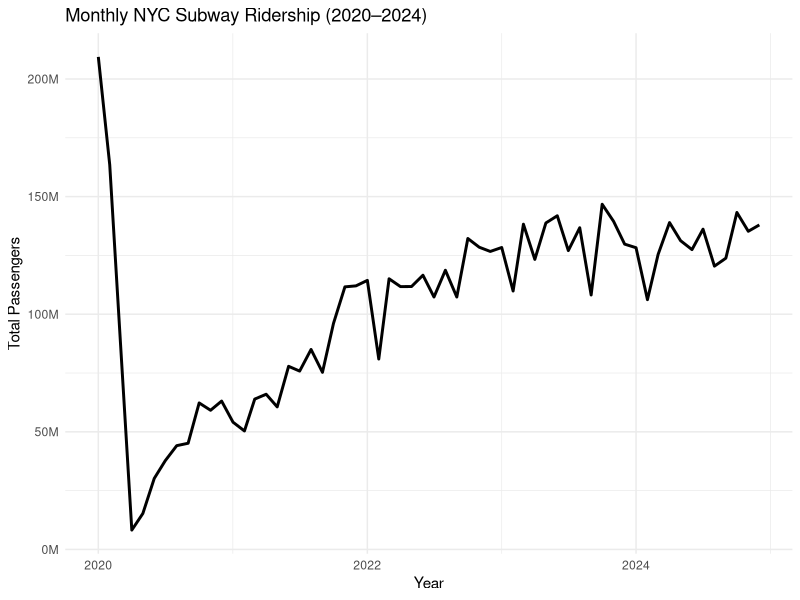
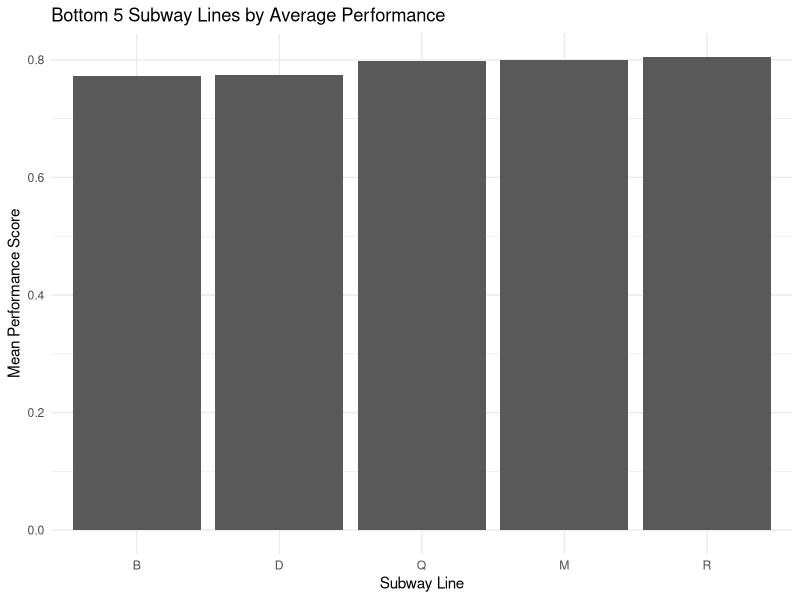
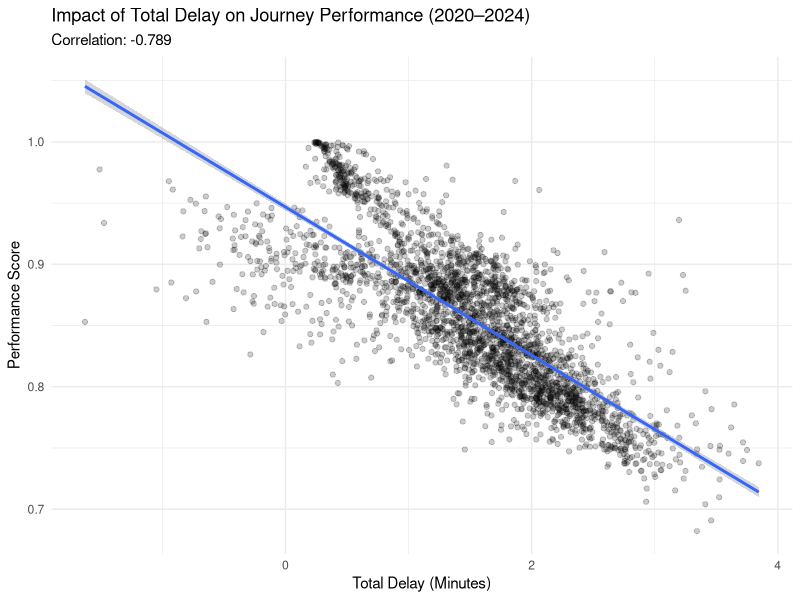

Here is the R script that generated these plots, in order:
## ---- chunk 1
library(tidyverse)

subway_data <- read.csv("MTA_Subway_Customer_Journey-Focused_Metrics__2020-2024.csv")
## ---- chunk 2
str(subway_data)
## ---- chunk 3
sum(is.na(subway_data))
## ---- chunk 4
df <- subway_data %>%
  mutate(month = as.Date(month), total_delay = additional.platform.time + additional.train.time) %>%
  rename(perf_score = customer.journey.time.performance)

head(df)
## ---- chunk 5
df %>%
  group_by(month) %>%
  summarise(total_passengers = sum(num_passengers, na.rm = TRUE)) %>%
  ggplot(aes(x = month, y = total_passengers)) +
  geom_line(linewidth = 1) +
   scale_y_continuous(labels = scales::label_number(scale = 1e-6, suffix = "M")) +
  labs(
    title = "Monthly NYC Subway Ridership (2020–2024)",
    x = "Year",
    y = "Total Passengers"
  ) +
  theme_minimal()
## ---- chunk 6
df %>%
  group_by(line) %>%
  summarise(mean_performance = mean(perf_score, na.rm = TRUE)) %>%
  arrange(mean_performance) %>%
  slice(1:5) %>%
  ggplot(aes(x = reorder(line, mean_performance), y = mean_performance)) +
  geom_col() +
  labs(
    title = "Bottom 5 Subway Lines by Average Performance",
    x = "Subway Line",
    y = "Mean Performance Score"
  ) +
  theme_minimal()
## ---- chunk 7
t.test(perf_score ~ period, data = df, conf.level = 0.95)
## ---- chunk 8
t.test(perf_score ~ division, data = df, conf.level = 0.95)
## ---- chunk 9

df %>%
  group_by(division) %>%
  summarise(
    Avg_Performance = mean(perf_score, na.rm = TRUE),
    Avg_Delay = mean(total_delay, na.rm = TRUE),
    Total_Passengers = sum(num_passengers, na.rm = TRUE)
  )
## ---- chunk 10
cor_val <- cor(df$total_delay, df$perf_score)
cor_val
## ---- chunk 11
perf_model <- lm(perf_score ~ total_delay, data = df)
summary(perf_model)
## ---- chunk 12
ggplot(df, aes(x = total_delay, y = perf_score)) +
  geom_point(alpha = 0.2) +
  geom_smooth(method = "lm") +
  labs(
    title = "Impact of Total Delay on Journey Performance (2020–2024)",
    subtitle = paste("Correlation:", round(cor_val, 3)),
    x = "Total Delay (Minutes)",
    y = "Performance Score"
  ) +
  theme_minimal()
